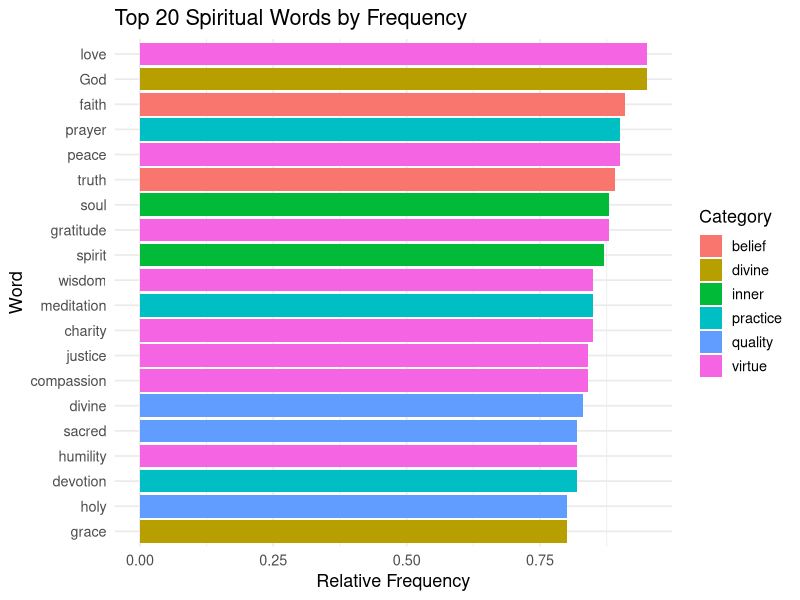
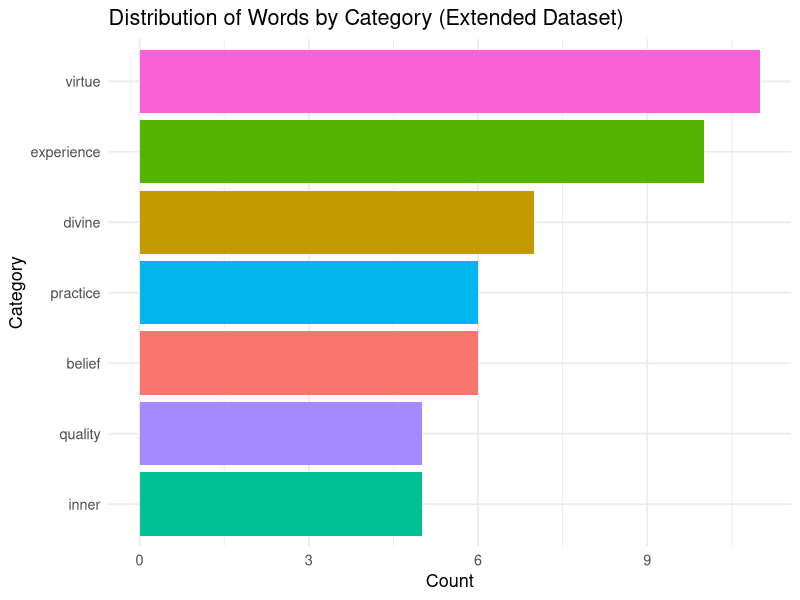
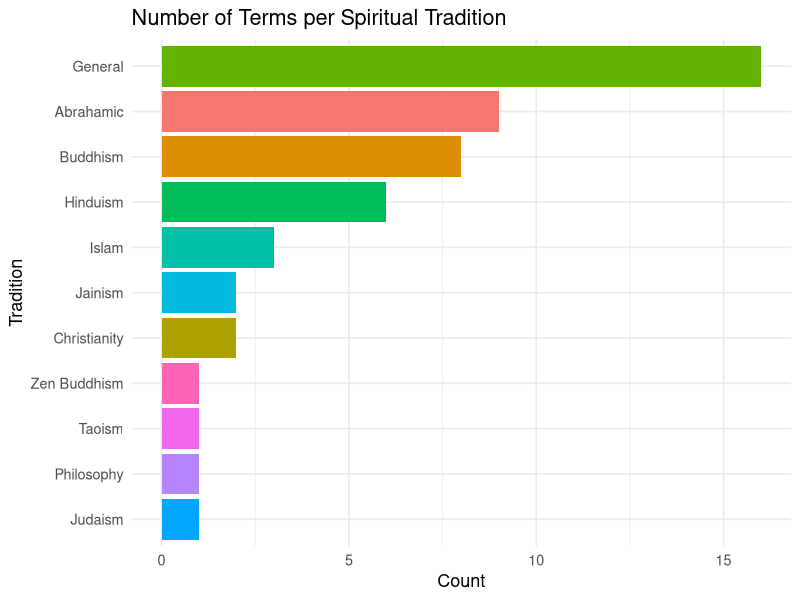
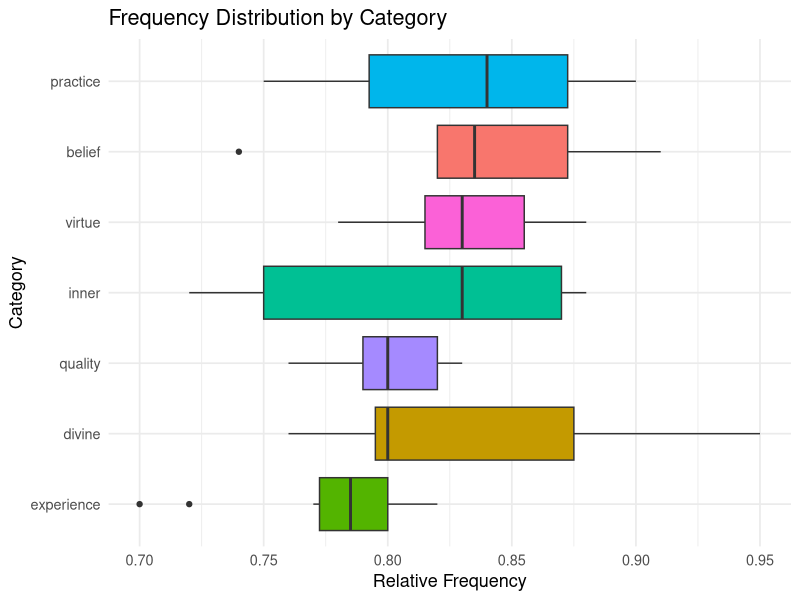

Reproduce these figures in R, in order.
# Exploratory Analysis of Spiritual Vocabulary
# This script performs exploratory data analysis on the spiritual words datasets.

library(tidyverse)
library(readr)
library(ggplot2)

# ── Load data ──────────────────────────────────────────────────────────────────

spiritual_words <- read_csv("data/spiritual_words.csv", show_col_types = FALSE)
extended_words  <- read_csv("data/extended_spiritual_words.csv", show_col_types = FALSE)

cat("Core dataset:\n")
glimpse(spiritual_words)

cat("\nExtended dataset:\n")
glimpse(extended_words)

# ── Summary statistics ─────────────────────────────────────────────────────────

cat("\nSummary of core dataset:\n")
print(summary(spiritual_words))

cat("\nWord counts by category (core):\n")
spiritual_words %>%
  count(category, sort = TRUE) %>%
  print()

cat("\nWord counts by category (extended):\n")
extended_words %>%
  count(category, sort = TRUE) %>%
  print()

cat("\nWord counts by tradition (extended):\n")
extended_words %>%
  count(tradition, sort = TRUE) %>%
  print()

# ── Frequency distribution ─────────────────────────────────────────────────────

# Top 20 words by frequency (core dataset)
top_words <- spiritual_words %>%
  arrange(desc(frequency)) %>%
  slice_head(n = 20)

p_freq <- ggplot(top_words, aes(x = reorder(word, frequency), y = frequency, fill = category)) +
  geom_col() +
  coord_flip() +
  labs(
    title = "Top 20 Spiritual Words by Frequency",
    x     = "Word",
    y     = "Relative Frequency",
    fill  = "Category"
  ) +
  theme_minimal(base_size = 13)

ggsave("figures/word_frequency.png", p_freq, width = 8, height = 6, dpi = 150)
cat("\nSaved: figures/word_frequency.png\n")

# ── Category distribution ──────────────────────────────────────────────────────

p_cat <- extended_words %>%
  count(category) %>%
  ggplot(aes(x = reorder(category, n), y = n, fill = category)) +
  geom_col(show.legend = FALSE) +
  coord_flip() +
  labs(
    title = "Distribution of Words by Category (Extended Dataset)",
    x     = "Category",
    y     = "Count"
  ) +
  theme_minimal(base_size = 13)

ggsave("figures/category_distribution.png", p_cat, width = 8, height = 5, dpi = 150)
cat("Saved: figures/category_distribution.png\n")

# ── Tradition distribution ─────────────────────────────────────────────────────

p_trad <- extended_words %>%
  count(tradition) %>%
  ggplot(aes(x = reorder(tradition, n), y = n, fill = tradition)) +
  geom_col(show.legend = FALSE) +
  coord_flip() +
  labs(
    title = "Number of Terms per Spiritual Tradition",
    x     = "Tradition",
    y     = "Count"
  ) +
  theme_minimal(base_size = 13)

ggsave("figures/tradition_distribution.png", p_trad, width = 8, height = 5, dpi = 150)
cat("Saved: figures/tradition_distribution.png\n")

# ── Frequency by category ──────────────────────────────────────────────────────

p_box <- ggplot(extended_words, aes(x = reorder(category, frequency, median), y = frequency, fill = category)) +
  geom_boxplot(show.legend = FALSE) +
  coord_flip() +
  labs(
    title = "Frequency Distribution by Category",
    x     = "Category",
    y     = "Relative Frequency"
  ) +
  theme_minimal(base_size = 13)

ggsave("figures/freq_by_category.png", p_box, width = 8, height = 5, dpi = 150)
cat("Saved: figures/freq_by_category.png\n")
